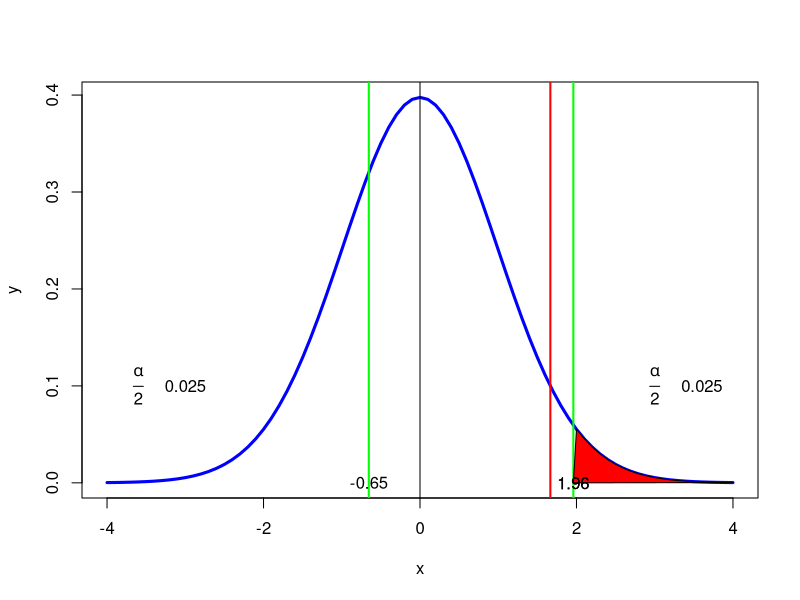

Write the R code that produced this figure.
#page no 426-427
library(ggplot2)
s1=16
n1=35
xbar1=74
s2=9
n2=40
xbar2=76
diffmu=0
num3=round((xbar1-xbar2)-diffmu,3)
term1=round((s1^2)/n1,3)
term2=round((s2^2)/n2,3)
deno3=round(sqrt(term1+term2),3)
t_stat=num3/deno3
print(paste("t-static =",round(t_stat,2)))
alpha=0.05
twotail_alpha=alpha/2
df=n1+n2-2
two_t_stat=abs(num3)/deno3
two_t_critical=qnorm(1-twotail_alpha)
p_value=2*(1-pnorm(t_stat))
if(two_t_stat>=two_t_critical)
{
  print("Reject H0")
}else
{
  print("Accept H0")
}
dfs <- df
x <- seq(-4,4,0.1)
y <- dt(x,dfs)
t.val <- qt(1-alpha,df=dfs)
plot(x,y,type='l',lwd=3,col='blue',xlab='x')
abline(v=0)
abline(v=t.val,lwd=2,col='red')
abline(v=t_stat,lwd=2,col='green')
abline(v=two_t_critical,lwd=2,col='green')
polygon(c(x[x>=abs(two_t_critical)],abs(two_t_critical) ),c(y[x>=abs(two_t_critical)],0),col="red")
text(two_t_critical,0,round(two_t_critical,2))
text(t_stat,0,round(t_stat,2))
text(abs(two_t_critical),0,round(abs(two_t_critical),2))
text(3.0,0.1,expression(frac(alpha,2)))
text(3.6,0.1,twotail_alpha)
text(-3.6,0.1,expression(frac(alpha,2)))
text(-3.0,0.1,twotail_alpha)
